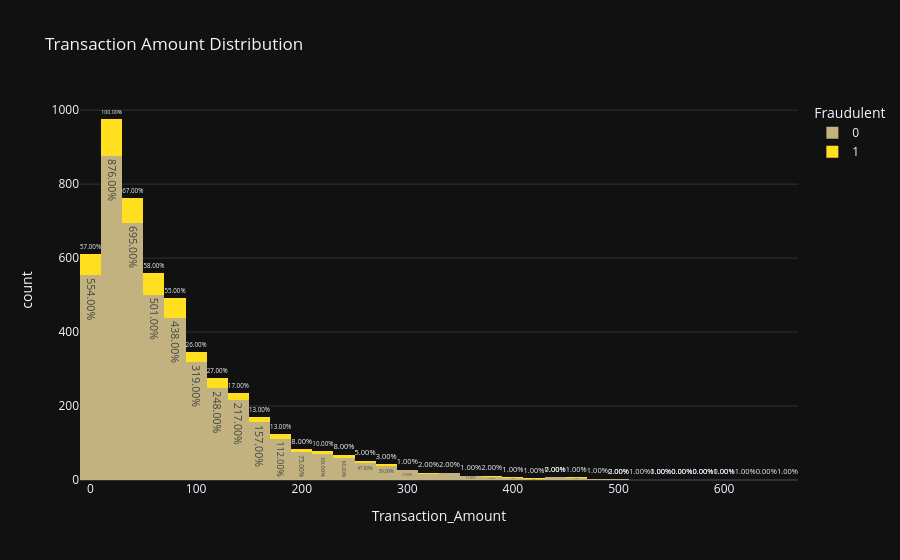

Notebook source saved alongside this figure:
### Markdown cell above
# Transaction Amount Distribution

### Code cell
fig = px.histogram(
    df,
    x='Transaction_Amount',
    color='Fraudulent',
    color_discrete_sequence=['#C2B280', '#FFDF20'],
    nbins=50,
    title='Transaction Amount Distribution'
)

fig.update_traces(marker_line=dict(color='black'),texttemplate='%{y:.2f}%', textposition='outside')
fig.update_layout(template='plotly_dark', height=500)
fig.show()

### Figure 1 — Plotly figure (JSON) as saved in the notebook; plotly's stock layout.template omitted (floating-point values rounded to 4 significant figures; data arrays with more than 128 entries replaced by an {"elided": "..."} marker saying what was removed)
{"data": [{"alignmentgroup": "True", "bingroup": "x", "hovertemplate": "Fraudulent=0<br>Transaction_Amount=%{x}<br>count=%{y}<extra></extra>", "legendgroup": "0", "marker": {"color": "#C2B280", "line": {"color": "black"}, "pattern": {"shape": ""}}, "name": "0", "nbinsx": 50, "offsetgroup": "0", "orientation": "v", "showlegend": true, "textposition": "outside", "texttemplate": "%{y:.2f}%", "type": "histogram", "x": {"elided": "4518 float values"}, "xaxis": "x", "yaxis": "y"}, {"alignmentgroup": "True", "bingroup": "x", "hovertemplate": "Fraudulent=1<br>Transaction_Amount=%{x}<br>count=%{y}<extra></extra>", "legendgroup": "1", "marker": {"color": "#FFDF20", "line": {"color": "black"}, "pattern": {"shape": ""}}, "name": "1", "nbinsx": 50, "offsetgroup": "1", "orientation": "v", "showlegend": true, "textposition": "outside", "texttemplate": "%{y:.2f}%", "type": "histogram", "x": {"elided": "482 float values"}, "xaxis": "x", "yaxis": "y"}], "layout": {"autosize": true, "barmode": "relative", "legend": {"title": {"text": "Fraudulent"}, "tracegroupgap": 0}, "title": {"text": "Transaction Amount Distribution"}, "xaxis": {"anchor": "y", "autorange": true, "domain": [0, 1], "range": [-10, 670], "title": {"text": "Transaction_Amount"}, "type": "linear"}, "yaxis": {"anchor": "x", "autorange": true, "domain": [0, 1], "range": [0, 1027.0], "title": {"text": "count"}}}}
